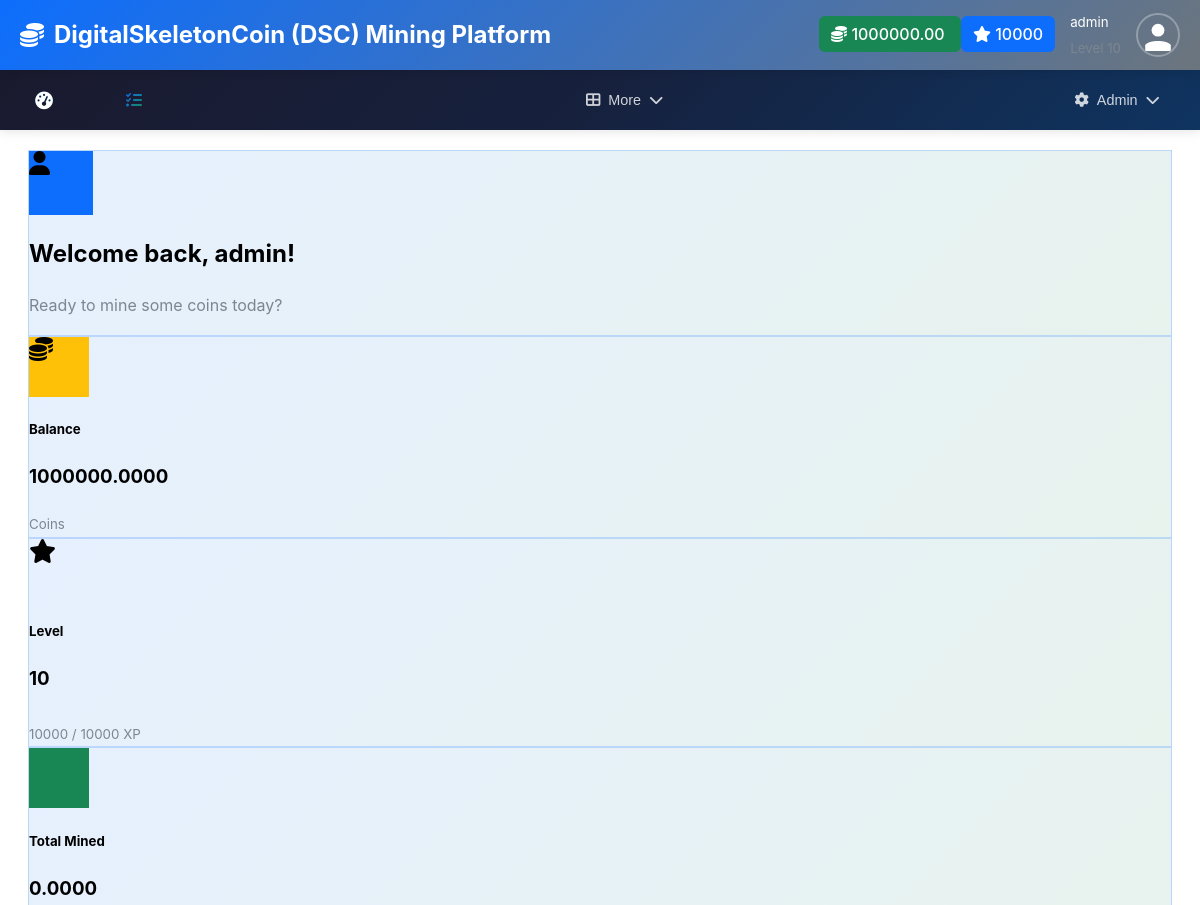
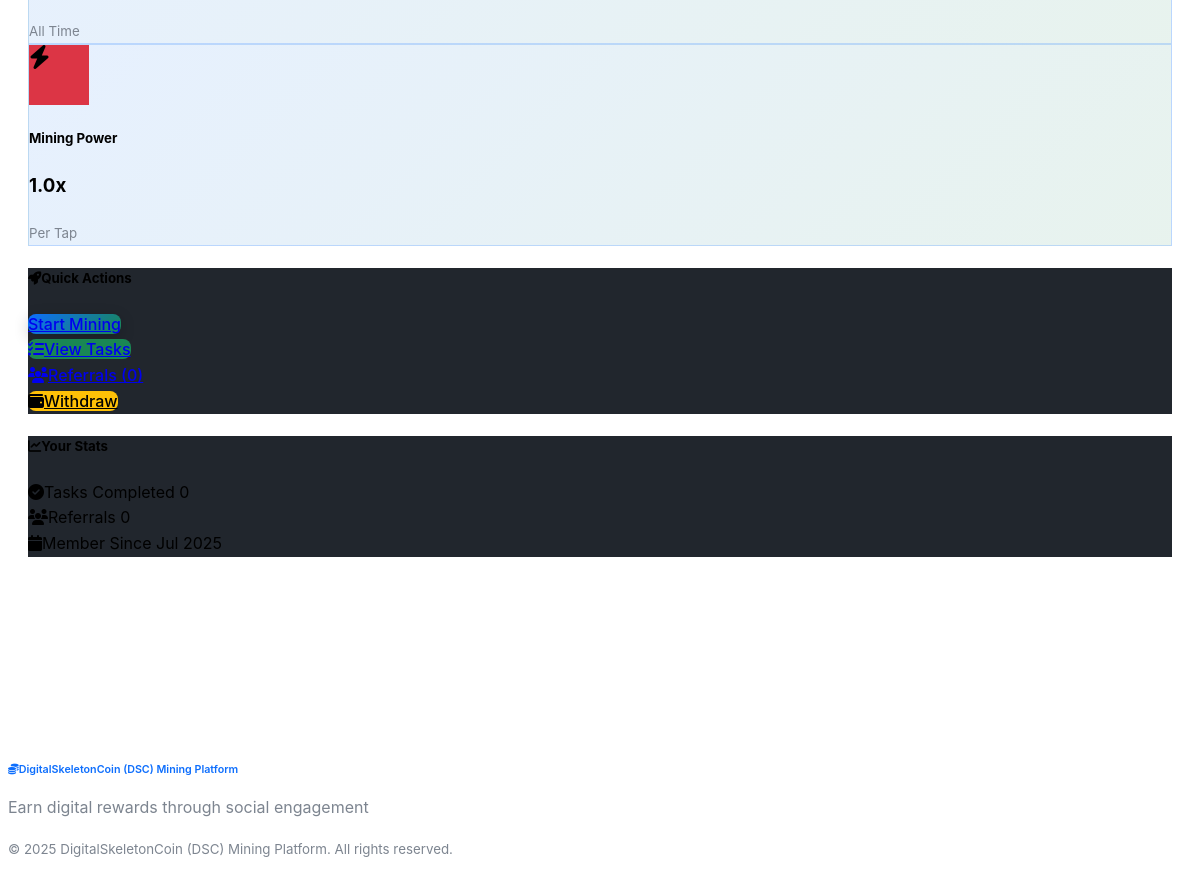
Page /dashboard (signed in) on the earlier database version (2 pictures, top to bottom).
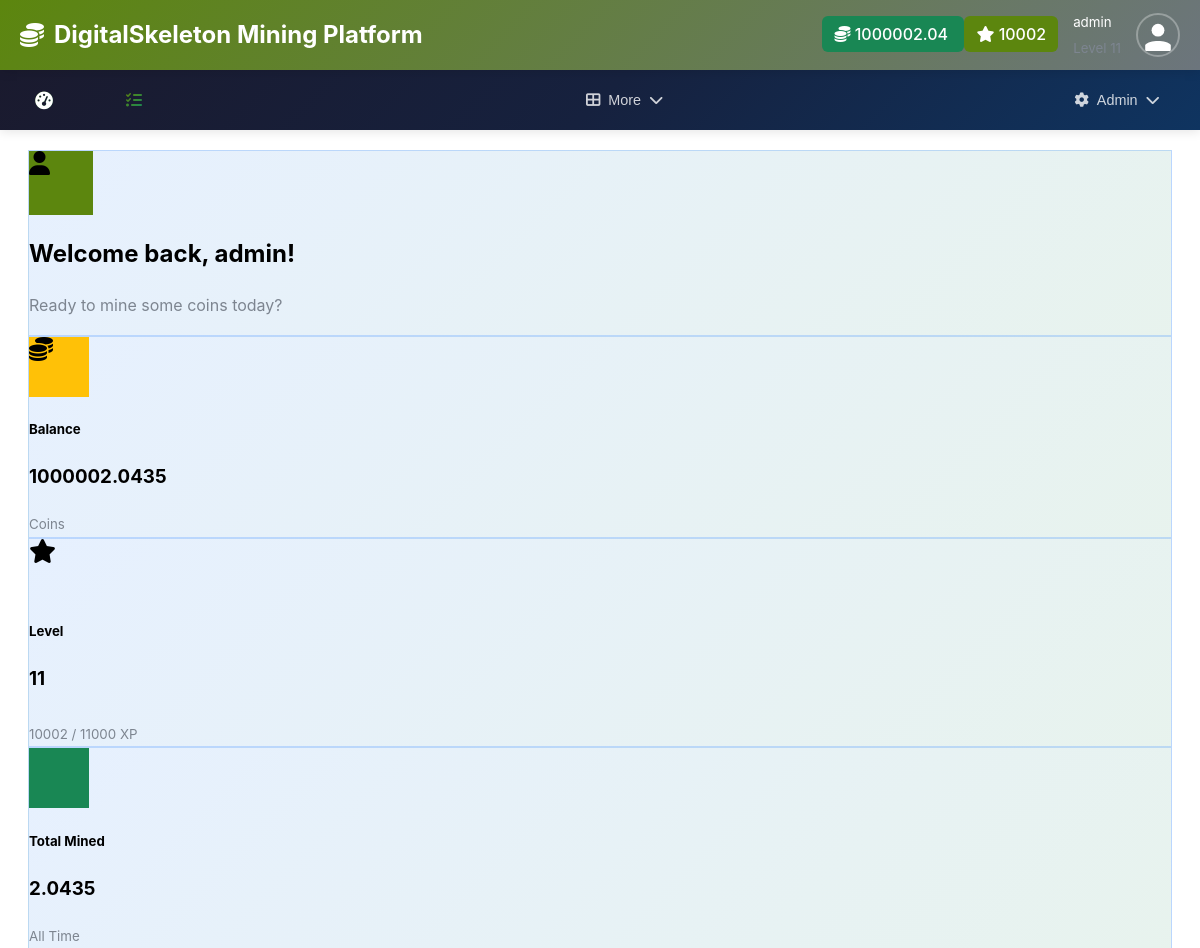
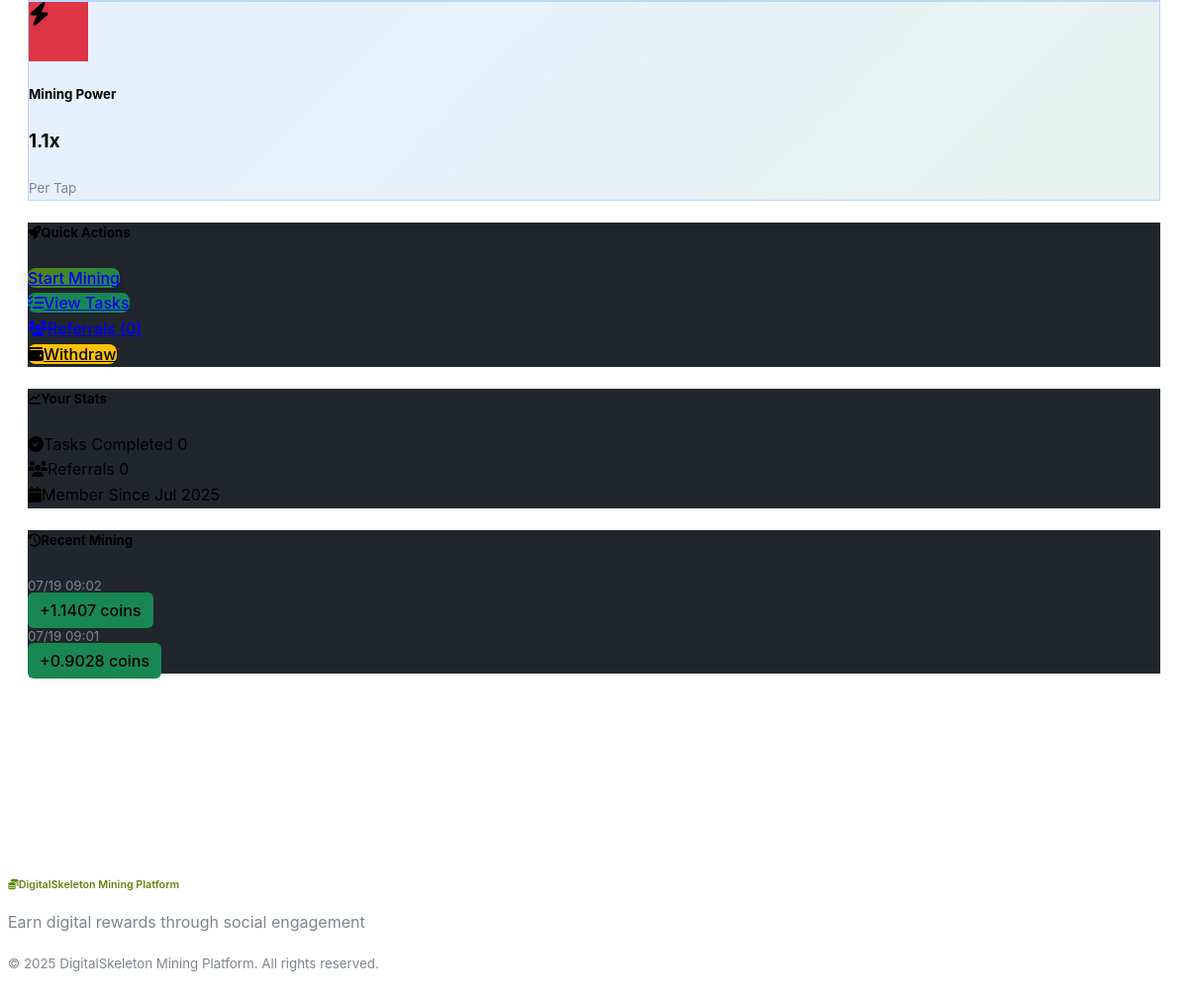
Same page on the later database version (2 pictures, top to bottom).
### models/settings.py (models this page shows, shortened)
class AppSettings(db.Model):
    id = db.Column(db.Integer, primary_key=True)
    app_name = db.Column(db.String(100), default='DigitalSkeletonCoin (DSC) Mining Platform')
    app_description = db.Column(db.Text, default='A gamified cryptocurrency mining platform')
    app_logo = db.Column(db.String(200))  # URL or path to logo
    primary_color = db.Column(db.String(7), default='#0d6efd')  # Bootstrap primary
    secondary_color = db.Column(db.String(7), default='#6c757d')  # Bootstrap secondary
    success_color = db.Column(db.String(7), default='#198754')  # Bootstrap success
    warning_color = db.Column(db.String(7), default='#ffc107')  # Bootstrap warning
    danger_color = db.Column(db.String(7), default='#dc3545')  # Bootstrap danger
    smtp_server = db.Column(db.String(100))
    smtp_port = db.Column(db.Integer, default=587)
    smtp_username = db.Column(db.String(100))
    smtp_password = db.Column(db.String(200))
    smtp_use_tls = db.Column(db.Boolean, default=True)
    smtp_from_email = db.Column(db.String(100))
    smtp_from_name = db.Column(db.String(100))
    contact_email = db.Column(db.String(100))
    support_email = db.Column(db.String(100))
    twitter_url = db.Column(db.String(200))
    telegram_url = db.Column(db.String(200))
    discord_url = db.Column(db.String(200))
    maintenance_mode = db.Column(db.Boolean, default=False)
    maintenance_message = db.Column(db.Text)
    max_upload_size = db.Column(db.Integer, default=5)  # MB
    session_timeout = db.Column(db.Integer, default=30)  # days
    updated_by = db.Column(db.Integer, db.ForeignKey('user.id'))
    updated_at = db.Column(db.DateTime, default=datetime.utcnow, onupdate=datetime.utcnow)
    @classmethod
    def get_settings(cls):
        settings = cls.query.first()
        if not settings:
            settings = cls()
            db.session.add(settings)
            db.session.commit()
        return settings

### models/user.py (models this page shows, shortened)
class User(UserMixin, db.Model):
    id = db.Column(db.Integer, primary_key=True)
    username = db.Column(db.String(64), unique=True, nullable=False)
    email = db.Column(db.String(120), unique=True, nullable=False)
    password_hash = db.Column(db.String(256))
    first_name = db.Column(db.String(64))
    last_name = db.Column(db.String(64))
    balance = db.Column(db.Float, default=0.0)
    xp = db.Column(db.Integer, default=0)
    level = db.Column(db.Integer, default=1)
    mining_power = db.Column(db.Float, default=1.0)
    is_active = db.Column(db.Boolean, default=True)
    is_admin = db.Column(db.Boolean, default=False)
    email_verified = db.Column(db.Boolean, default=True)  # Auto-verified, no verification needed
    created_at = db.Column(db.DateTime, default=datetime.utcnow)
    last_login = db.Column(db.DateTime)
    last_mining = db.Column(db.DateTime)
    daily_mission_date = db.Column(db.Date)
    daily_missions_completed = db.Column(db.Integer, default=0)
    referral_code = db.Column(db.String(16), unique=True)
    referred_by = db.Column(db.Integer, db.ForeignKey('user.id'))
    wallet_address = db.Column(db.String(200))
    wallet_type = db.Column(db.String(50))  # 'paypal', 'bank', 'crypto'
    profile_image = db.Column(db.String(255))  # path to profile image
    mining_sessions = db.relationship('MiningSession', backref='user', lazy='dynamic')
    task_completions = db.relationship('TaskCompletion', foreign_keys='TaskCompletion.user_id', backref='user', lazy='dynamic')
    task_reviews = db.relationship('TaskCompletion', foreign_keys='TaskCompletion.reviewed_by', backref='task_reviewer', lazy='dynamic')
    withdrawals = db.relationship('Withdrawal', foreign_keys='Withdrawal.user_id', backref='user', lazy='dynamic')
    withdrawal_reviews = db.relationship('Withdrawal', foreign_keys='Withdrawal.reviewed_by', backref='withdrawal_reviewer', lazy='dynamic')
    airdrop_participations = db.relationship('AirdropParticipation', backref='user', lazy='dynamic')
    def get_profile_image_url(self):
        if self.profile_image:
            if self.profile_image.startswith('default-avatar-'):
                return f"/static/images/{self.profile_image}"
            else:
                return f"/static/uploads/profiles/{self.profile_image}"
        return "/static/images/default-avatar.svg"
    @property
    def profile_image_url(self):
        return self.get_profile_image_url()
    @property
    def xp_for_next_level(self):
        return self.level * 1000
    @property
    def xp_progress(self):
        current_level_xp = (self.level - 1) * 1000
        next_level_xp = self.level * 1000
        progress_xp = self.xp - current_level_xp
        total_xp_needed = next_level_xp - current_level_xp
        return (progress_xp / total_xp_needed) * 100 if total_xp_needed > 0 else 0

### models/mining.py (models this page shows, shortened)
class MiningSession(db.Model):
    id = db.Column(db.Integer, primary_key=True)
    user_id = db.Column(db.Integer, db.ForeignKey('user.id'), nullable=False)
    clicks = db.Column(db.Integer, default=1)
    coins_earned = db.Column(db.Float, nullable=False)
    xp_earned = db.Column(db.Integer, default=1)
    session_duration = db.Column(db.Float)  # in seconds
    ip_address = db.Column(db.String(45))
    user_agent = db.Column(db.String(255))
    created_at = db.Column(db.DateTime, default=datetime.utcnow)

### app.py (the view)
@app.route('/dashboard')
@login_required
def dashboard():
    from models.user import User
    from models.mining import MiningSession
    from models.task import Task, TaskCompletion
    from models.referral import Referral
    from sqlalchemy import func
    total_mined = db.session.query(func.sum(MiningSession.coins_earned)).filter_by(user_id=current_user.id).scalar() or 0
    completed_tasks = TaskCompletion.query.filter_by(user_id=current_user.id, status='approved').count()
    referral_count = Referral.query.filter_by(referrer_id=current_user.id).count()
    recent_mining = MiningSession.query.filter_by(user_id=current_user.id).order_by(MiningSession.created_at.desc()).limit(5).all()
    completed_task_ids = [tc.task_id for tc in TaskCompletion.query.filter_by(user_id=current_user.id).all()]
    available_tasks = Task.query.filter(~Task.id.in_(completed_task_ids), Task.is_active == True).limit(3).all()
    if current_user.is_admin:
        recent_task_completions = TaskCompletion.query.order_by(TaskCompletion.submitted_at.desc()).limit(5).all()
    else:
        recent_task_completions = TaskCompletion.query.filter_by(user_id=current_user.id).order_by(TaskCompletion.submitted_at.desc()).limit(5).all()
    return render_template('dashboard.html',
                           total_mined=total_mined,
                           completed_tasks=completed_tasks,
                           referral_count=referral_count,
                           recent_mining=recent_mining,
                           available_tasks=available_tasks,
                           recent_task_completions=recent_task_completions)

### templates/dashboard.html (shortened to what the changed rows need)
{% extends "base.html" %}
{% block content %}
<div class="container">
    <div class="row mb-4">
        <div class="col-12">
            <div class="card border-0 shadow card-gradient">
                <div class="card-body p-4">
                    <div class="d-flex align-items-center">
                        <div>
                            <h2 class="mb-1">Welcome back, {{ current_user.first_name or current_user.username }}!</h2>
                            <p class="text-muted mb-0">Ready to mine some coins today?</p>
                        </div>
                    </div>
                </div>
            </div>
        </div>
    </div>
    <div class="row g-4 mb-4">
        <div class="col-lg-3 col-md-6">
            <div class="card border-0 shadow h-100 card-gradient">
                <div class="card-body text-center p-4">
                    <div class="bg-warning rounded-circle d-flex align-items-center justify-content-center mx-auto mb-3" style="width: 60px; height: 60px;">
                        <i class="fas fa-coins text-white" style="font-size: 1.5rem;"></i>
                    </div>
                    <h5 class="card-title">Balance</h5>
                    <h3 class="text-warning mb-2">{{ "%.4f"|format(current_user.balance) }}</h3>
                    <small class="text-muted">Coins</small>
                </div>
            </div>
        </div>
        <div class="col-lg-3 col-md-6">
            <div class="card border-0 shadow h-100 card-gradient">
                <div class="card-body text-center p-4">
                    <div class="bg-info rounded-circle d-flex align-items-center justify-content-center mx-auto mb-3" style="width: 60px; height: 60px;">
                        <i class="fas fa-star text-white" style="font-size: 1.5rem;"></i>
                    </div>
                    <h5 class="card-title">Level</h5>
                    <h3 class="text-info mb-2">{{ current_user.level }}</h3>
                    <div class="progress mt-2 mb-2" style="height: 8px;">
                    </div>
                    <small class="text-muted">{{ current_user.xp }} / {{ current_user.xp_for_next_level }} XP</small>
                </div>
            </div>
        </div>
        <div class="col-lg-3 col-md-6">
            <div class="card border-0 shadow h-100 card-gradient">
                <div class="card-body text-center p-4">
                    <div class="bg-success rounded-circle d-flex align-items-center justify-content-center mx-auto mb-3" style="width: 60px; height: 60px;">
                    </div>
                    <h5 class="card-title">Total Mined</h5>
                    <h3 class="text-success mb-2">{{ "%.4f"|format(total_mined) }}</h3>
                    <small class="text-muted">All Time</small>
                </div>
            </div>
        </div>
        <div class="col-lg-3 col-md-6">
            <div class="card border-0 shadow h-100 card-gradient">
                <div class="card-body text-center p-4">
                    <div class="bg-danger rounded-circle d-flex align-items-center justify-content-center mx-auto mb-3" style="width: 60px; height: 60px;">
                        <i class="fas fa-bolt text-white" style="font-size: 1.5rem;"></i>
                    </div>
                    <h5 class="card-title">Mining Power</h5>
                    <h3 class="text-danger mb-2">{{ "%.1f"|format(current_user.mining_power) }}x</h3>
                    <small class="text-muted">Per Tap</small>
                </div>
            </div>
        </div>
    </div>
    <div class="row g-4">
        <div class="col-lg-4">
            <div class="card border-0 shadow mb-4">
                <div class="card-body">
                    <div class="d-flex justify-content-between align-items-center py-2">
                        <span><i class="fas fa-calendar text-warning me-2"></i>Member Since</span>
                        <span class="fw-bold">{{ current_user.created_at.strftime('%b %Y') }}</span>
                    </div>
                </div>
            </div>
            {% if recent_mining %}
            <div class="card border-0 shadow">
                <div class="card-header bg-transparent">
                    <h5 class="card-title mb-0">
                        <i class="fas fa-history me-2"></i>Recent Mining
                    </h5>
                </div>
                <div class="card-body">
                    {% for session in recent_mining %}
                    <div class="d-flex justify-content-between align-items-center py-2 {% if not loop.last %}border-bottom{% endif %}">
                        <div>
                            <small class="text-muted">{{ session.created_at.strftime('%m/%d %H:%M') }}</small>
                        </div>
                        <span class="badge bg-success">
                            +{{ "%.4f"|format(session.coins_earned) }} coins
                        </span>
                    </div>
                    {% endfor %}
                </div>
            </div>
            {% endif %}
        </div>
    </div>
</div>
{% endblock %}

### templates/base.html (shortened to what this page needs)
<!DOCTYPE html>
<html lang="en" data-bs-theme="dark">
<head>
    <link href="https://cdn.replit.com/agent/bootstrap-agent-dark-theme.min.css" rel="stylesheet">
    <link rel="stylesheet" href="https://cdnjs.cloudflare.com/ajax/libs/font-awesome/6.4.0/css/all.min.css">
    <link rel="stylesheet" href="{{ url_for('static', filename='css/style.css') }}">
</head>
<body>
    <header class="app-header">
        <a href="{{ url_for('index') }}" class="brand">
            <i class="fas fa-coins"></i>
            {{ app_settings.app_name }}
        </a>
        {% if current_user.is_authenticated %}
        <div class="user-info">
            <div class="d-flex align-items-center gap-2">
                <span class="badge bg-success">
                    <i class="fas fa-coins"></i> {{ "%.2f"|format(current_user.balance) }}
                </span>
                <span class="badge bg-primary">
                    <i class="fas fa-star"></i> {{ current_user.xp }}
                </span>
            </div>
            <div class="username d-none d-md-block">
                <small>{{ current_user.username }}</small><br>
                <small class="text-muted">Level {{ current_user.level }}</small>
            </div>
            <img src="{{ current_user.profile_image_url }}"
                 alt="Profile" class="user-avatar">
        </div>
        {% endif %}
    </header>
    {% if current_user.is_authenticated %}
    <nav class="top-nav">
        <div class="nav-container">
            <div class="quick-nav">
                <a class="nav-link" href="{{ url_for('dashboard') }}">
                    <i class="fas fa-tachometer-alt"></i>
                </a>
                <a class="nav-link" href="{{ url_for('mining.mining_page') }}">
                </a>
                <a class="nav-link" href="{{ url_for('tasks.tasks_page') }}">
                    <i class="fas fa-tasks"></i>
                </a>
                <a class="nav-link" href="{{ url_for('promotions.promotions_dashboard') }}">
                </a>
            </div>
            <div class="nav-dropdown-menu">
                <button class="nav-dropdown-btn" id="main-menu-btn">
                    <i class="fas fa-th-large"></i>
                    <span>More</span>
                    <i class="fas fa-chevron-down"></i>
                </button>
            </div>
            {% if current_user.is_admin %}
            <div class="nav-dropdown-menu">
                <button class="nav-dropdown-btn" id="admin-menu-btn">
                    <i class="fas fa-cog"></i>
                    <span>Admin</span>
                    <i class="fas fa-chevron-down"></i>
                </button>
            </div>
            {% endif %}
        </div>
    </nav>
    {% endif %}
    <main class="main-content">
        <div class="container-fluid">
            {% block content %}{% endblock %}
        </div>
    </main>
    <footer class="app-footer">
        <div class="container text-center py-3">
            <h6 class="text-primary mb-2">
                <i class="fas fa-coins me-2"></i>{{ app_settings.app_name }}
            </h6>
            <p class="text-muted small mb-2">
                Earn digital rewards through social engagement
            </p>
            <small class="text-muted">
                &copy; 2025 {{ app_settings.app_name }}. All rights reserved.
            </small>
        </div>
    </footer>
</body>
</html>

Differences in the rows shown:
changed AppSettings: app_name "DigitalSkeletonCoin (DSC) Mining Platform" → "DigitalSkeleton Mining Platform"
changed User "admin": balance "1000000.00" → "1000002.04"; xp "10000" → "10002"; balance "1000000.0000" → "1000002.0435"; level "10" → "11"; xp_for_next_level "10000" → "11000"; mining_power "1.0" → "1.1"
added MiningSession: created_at "07/19 09:02", coins_earned "1.1407"
added MiningSession: created_at "07/19 09:01", coins_earned "0.9028"
Other differences:
{{ "%.4f"|format(total_mined) }}: "0.0000" → "2.0435"
text now shown: "Recent Mining"
